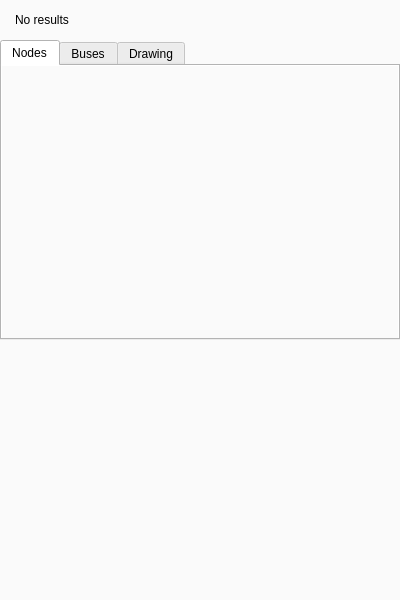
<?xml version="1.0" encoding="UTF-8"?>
<ui version="4.0">
 <class>C_SdTopologyToolbox</class>
 <widget class="QWidget" name="C_SdTopologyToolbox">
  <property name="geometry">
   <rect>
    <x>0</x>
    <y>0</y>
    <width>400</width>
    <height>600</height>
   </rect>
  </property>
  <property name="sizePolicy">
   <sizepolicy hsizetype="Preferred" vsizetype="Preferred">
    <horstretch>0</horstretch>
    <verstretch>0</verstretch>
   </sizepolicy>
  </property>
  <property name="palette">
   <palette>
    <active>
     <colorrole role="Button">
      <brush brushstyle="SolidPattern">
       <color alpha="255">
        <red>250</red>
        <green>250</green>
        <blue>250</blue>
       </color>
      </brush>
     </colorrole>
     <colorrole role="Base">
      <brush brushstyle="SolidPattern">
       <color alpha="255">
        <red>250</red>
        <green>250</green>
        <blue>250</blue>
       </color>
      </brush>
     </colorrole>
     <colorrole role="Window">
      <brush brushstyle="SolidPattern">
       <color alpha="255">
        <red>250</red>
        <green>250</green>
        <blue>250</blue>
       </color>
      </brush>
     </colorrole>
    </active>
    <inactive>
     <colorrole role="Button">
      <brush brushstyle="SolidPattern">
       <color alpha="255">
        <red>250</red>
        <green>250</green>
        <blue>250</blue>
       </color>
      </brush>
     </colorrole>
     <colorrole role="Base">
      <brush brushstyle="SolidPattern">
       <color alpha="255">
        <red>250</red>
        <green>250</green>
        <blue>250</blue>
       </color>
      </brush>
     </colorrole>
     <colorrole role="Window">
      <brush brushstyle="SolidPattern">
       <color alpha="255">
        <red>250</red>
        <green>250</green>
        <blue>250</blue>
       </color>
      </brush>
     </colorrole>
    </inactive>
    <disabled>
     <colorrole role="Button">
      <brush brushstyle="SolidPattern">
       <color alpha="255">
        <red>250</red>
        <green>250</green>
        <blue>250</blue>
       </color>
      </brush>
     </colorrole>
     <colorrole role="Base">
      <brush brushstyle="SolidPattern">
       <color alpha="255">
        <red>250</red>
        <green>250</green>
        <blue>250</blue>
       </color>
      </brush>
     </colorrole>
     <colorrole role="Window">
      <brush brushstyle="SolidPattern">
       <color alpha="255">
        <red>250</red>
        <green>250</green>
        <blue>250</blue>
       </color>
      </brush>
     </colorrole>
    </disabled>
   </palette>
  </property>
  <property name="focusPolicy">
   <enum>Qt::StrongFocus</enum>
  </property>
  <property name="windowTitle">
   <string>Form</string>
  </property>
  <layout class="QGridLayout" name="gridLayout">
   <property name="leftMargin">
    <number>0</number>
   </property>
   <property name="topMargin">
    <number>0</number>
   </property>
   <property name="rightMargin">
    <number>0</number>
   </property>
   <property name="bottomMargin">
    <number>0</number>
   </property>
   <property name="spacing">
    <number>0</number>
   </property>
   <item row="3" column="0">
    <widget class="stw::opensyde_gui_elements::C_OgeSmoothScrollArea" name="pc_ScrollAreaSearch">
     <property name="frameShape">
      <enum>QFrame::NoFrame</enum>
     </property>
     <property name="widgetResizable">
      <bool>true</bool>
     </property>
     <widget class="stw::opensyde_gui_elements::C_OgeWiOnlyBackground" name="pc_ScrollAreaSearchWidget">
      <property name="geometry">
       <rect>
        <x>0</x>
        <y>0</y>
        <width>400</width>
        <height>241</height>
       </rect>
      </property>
      <layout class="QGridLayout" name="gridLayout_6">
       <property name="leftMargin">
        <number>0</number>
       </property>
       <property name="topMargin">
        <number>0</number>
       </property>
       <property name="rightMargin">
        <number>0</number>
       </property>
       <property name="bottomMargin">
        <number>0</number>
       </property>
       <property name="spacing">
        <number>0</number>
       </property>
       <item row="0" column="0">
        <layout class="QHBoxLayout" name="horizontalLayout" stretch="0,1">
         <property name="spacing">
          <number>0</number>
         </property>
         <item>
          <widget class="stw::opensyde_gui_elements::C_OgeWiOnlyBackground" name="pc_BlankWidgetSearch" native="true">
           <property name="sizePolicy">
            <sizepolicy hsizetype="Expanding" vsizetype="Expanding">
             <horstretch>0</horstretch>
             <verstretch>0</verstretch>
            </sizepolicy>
           </property>
           <property name="minimumSize">
            <size>
             <width>14</width>
             <height>0</height>
            </size>
           </property>
           <property name="maximumSize">
            <size>
             <width>14</width>
             <height>16777215</height>
            </size>
           </property>
          </widget>
         </item>
         <item>
          <widget class="stw::opensyde_gui::C_SdTopologyListWidget" name="pc_ListWidgetSearch">
           <property name="autoFillBackground">
            <bool>true</bool>
           </property>
           <property name="frameShape">
            <enum>QFrame::NoFrame</enum>
           </property>
           <property name="verticalScrollBarPolicy">
            <enum>Qt::ScrollBarAsNeeded</enum>
           </property>
           <property name="horizontalScrollBarPolicy">
            <enum>Qt::ScrollBarAlwaysOff</enum>
           </property>
          </widget>
         </item>
        </layout>
       </item>
      </layout>
     </widget>
    </widget>
   </item>
   <item row="0" column="0">
    <widget class="QLabel" name="pc_LabelSearchNotFound">
     <property name="styleRole" stdset="0">
      <string>toolbar-no-search-result</string>
     </property>
     <property name="sizePolicy">
      <sizepolicy hsizetype="Preferred" vsizetype="Fixed">
       <horstretch>0</horstretch>
       <verstretch>0</verstretch>
      </sizepolicy>
     </property>
     <property name="minimumSize">
      <size>
       <width>0</width>
       <height>40</height>
      </size>
     </property>
     <property name="text">
      <string>No results</string>
     </property>
     <property name="indent">
      <number>15</number>
     </property>
    </widget>
   </item>
   <item row="1" column="0">
    <widget class="stw::opensyde_gui_elements::C_OgeTawToolBox" name="pc_TabWidget">
     <property name="focusPolicy">
      <enum>Qt::NoFocus</enum>
     </property>
     <property name="currentIndex">
      <number>0</number>
     </property>
     <widget class="QWidget" name="pc_TabNodes">
      <attribute name="title">
       <string>Nodes</string>
      </attribute>
      <layout class="QGridLayout" name="gridLayout_2">
       <property name="leftMargin">
        <number>0</number>
       </property>
       <property name="topMargin">
        <number>0</number>
       </property>
       <property name="rightMargin">
        <number>0</number>
       </property>
       <property name="bottomMargin">
        <number>0</number>
       </property>
       <item row="1" column="0">
        <widget class="stw::opensyde_gui_elements::C_OgeSmoothScrollArea" name="pc_ScrollAreaNodes">
         <property name="frameShape">
          <enum>QFrame::NoFrame</enum>
         </property>
         <property name="horizontalScrollBarPolicy">
          <enum>Qt::ScrollBarAlwaysOff</enum>
         </property>
         <property name="widgetResizable">
          <bool>true</bool>
         </property>
         <widget class="stw::opensyde_gui_elements::C_OgeWiOnlyBackground" name="pc_ScrollAreaNodesWidget">
          <property name="geometry">
           <rect>
            <x>0</x>
            <y>0</y>
            <width>396</width>
            <height>279</height>
           </rect>
          </property>
          <property name="autoFillBackground">
           <bool>true</bool>
          </property>
          <layout class="QGridLayout" name="gridLayout_4">
           <property name="leftMargin">
            <number>14</number>
           </property>
           <item row="0" column="0">
            <layout class="QVBoxLayout" name="pc_VerticalLayout1"/>
           </item>
          </layout>
         </widget>
        </widget>
       </item>
      </layout>
     </widget>
     <widget class="QWidget" name="pc_TabBuses">
      <attribute name="title">
       <string>Buses</string>
      </attribute>
      <layout class="QGridLayout" name="gridLayout_8">
       <property name="leftMargin">
        <number>0</number>
       </property>
       <property name="topMargin">
        <number>0</number>
       </property>
       <property name="rightMargin">
        <number>0</number>
       </property>
       <property name="bottomMargin">
        <number>0</number>
       </property>
       <item row="0" column="0">
        <widget class="stw::opensyde_gui_elements::C_OgeSmoothScrollArea" name="pc_ScrollAreaBuses">
         <property name="frameShape">
          <enum>QFrame::NoFrame</enum>
         </property>
         <property name="horizontalScrollBarPolicy">
          <enum>Qt::ScrollBarAlwaysOff</enum>
         </property>
         <property name="widgetResizable">
          <bool>true</bool>
         </property>
         <widget class="stw::opensyde_gui_elements::C_OgeWiOnlyBackground" name="pc_ScrollAreaBusesWidget">
          <property name="geometry">
           <rect>
            <x>0</x>
            <y>0</y>
            <width>396</width>
            <height>279</height>
           </rect>
          </property>
          <property name="autoFillBackground">
           <bool>true</bool>
          </property>
          <layout class="QGridLayout" name="gridLayout_7">
           <property name="leftMargin">
            <number>14</number>
           </property>
           <item row="0" column="0">
            <layout class="QVBoxLayout" name="pc_VerticalLayout1_3">
             <property name="topMargin">
              <number>0</number>
             </property>
            </layout>
           </item>
          </layout>
         </widget>
        </widget>
       </item>
      </layout>
     </widget>
     <widget class="QWidget" name="pc_TabDrawing">
      <attribute name="title">
       <string>Drawing</string>
      </attribute>
      <layout class="QGridLayout" name="gridLayout_3">
       <property name="leftMargin">
        <number>0</number>
       </property>
       <property name="topMargin">
        <number>0</number>
       </property>
       <property name="rightMargin">
        <number>0</number>
       </property>
       <property name="bottomMargin">
        <number>0</number>
       </property>
       <item row="0" column="0">
        <widget class="stw::opensyde_gui_elements::C_OgeSmoothScrollArea" name="pc_ScrollAreaDrawing">
         <property name="frameShape">
          <enum>QFrame::NoFrame</enum>
         </property>
         <property name="horizontalScrollBarPolicy">
          <enum>Qt::ScrollBarAlwaysOff</enum>
         </property>
         <property name="widgetResizable">
          <bool>true</bool>
         </property>
         <widget class="stw::opensyde_gui_elements::C_OgeWiOnlyBackground" name="pc_ScrollAreaDrawingWidget">
          <property name="geometry">
           <rect>
            <x>0</x>
            <y>0</y>
            <width>396</width>
            <height>279</height>
           </rect>
          </property>
          <property name="autoFillBackground">
           <bool>true</bool>
          </property>
          <layout class="QGridLayout" name="gridLayout_5">
           <property name="leftMargin">
            <number>14</number>
           </property>
           <item row="0" column="0">
            <layout class="QVBoxLayout" name="pc_VerticalLayout2" stretch="0,0,1">
             <item>
              <widget class="QLabel" name="pc_LabelFreeElements">
               <property name="styleRole" stdset="0">
                <string>toolbox-heading-group</string>
               </property>
               <property name="text">
                <string>Free Elements</string>
               </property>
              </widget>
             </item>
             <item>
              <widget class="stw::opensyde_gui::C_SdTopologyListWidget" name="pc_ListWidgetDrawing">
               <property name="frameShape">
                <enum>QFrame::NoFrame</enum>
               </property>
               <property name="verticalScrollBarPolicy">
                <enum>Qt::ScrollBarAlwaysOff</enum>
               </property>
               <property name="horizontalScrollBarPolicy">
                <enum>Qt::ScrollBarAlwaysOff</enum>
               </property>
              </widget>
             </item>
             <item>
              <spacer name="pc_VerticalSpacer2">
               <property name="orientation">
                <enum>Qt::Vertical</enum>
               </property>
               <property name="sizeHint" stdset="0">
                <size>
                 <width>20</width>
                 <height>40</height>
                </size>
               </property>
              </spacer>
             </item>
            </layout>
           </item>
          </layout>
         </widget>
        </widget>
       </item>
      </layout>
     </widget>
    </widget>
   </item>
   <item row="2" column="0">
    <widget class="stw::opensyde_gui_elements::C_OgeWiOnlyBackground" name="pc_BlankTopWidgetSearch" native="true">
     <property name="minimumSize">
      <size>
       <width>0</width>
       <height>13</height>
      </size>
     </property>
     <property name="maximumSize">
      <size>
       <width>16777215</width>
       <height>13</height>
      </size>
     </property>
    </widget>
   </item>
  </layout>
 </widget>
 <customwidgets>
  <customwidget>
   <class>stw::opensyde_gui_elements::C_OgeSmoothScrollArea</class>
   <extends>QScrollArea</extends>
   <header>C_OgeSmoothScrollArea.hpp</header>
   <container>1</container>
  </customwidget>
  <customwidget>
   <class>stw::opensyde_gui_elements::C_OgeWiOnlyBackground</class>
   <extends>QWidget</extends>
   <header>C_OgeWiOnlyBackground.hpp</header>
   <container>1</container>
  </customwidget>
  <customwidget>
   <class>stw::opensyde_gui::C_SdTopologyListWidget</class>
   <extends>QListWidget</extends>
   <header>C_SdTopologyListWidget.hpp</header>
  </customwidget>
  <customwidget>
   <class>stw::opensyde_gui_elements::C_OgeTawToolBox</class>
   <extends>QTabWidget</extends>
   <header>C_OgeTawToolBox.hpp</header>
   <container>1</container>
  </customwidget>
 </customwidgets>
 <tabstops>
  <tabstop>pc_ScrollAreaNodes</tabstop>
  <tabstop>pc_ScrollAreaSearch</tabstop>
  <tabstop>pc_ListWidgetSearch</tabstop>
  <tabstop>pc_ScrollAreaBuses</tabstop>
  <tabstop>pc_ScrollAreaDrawing</tabstop>
  <tabstop>pc_ListWidgetDrawing</tabstop>
 </tabstops>
 <resources/>
 <connections/>
</ui>
